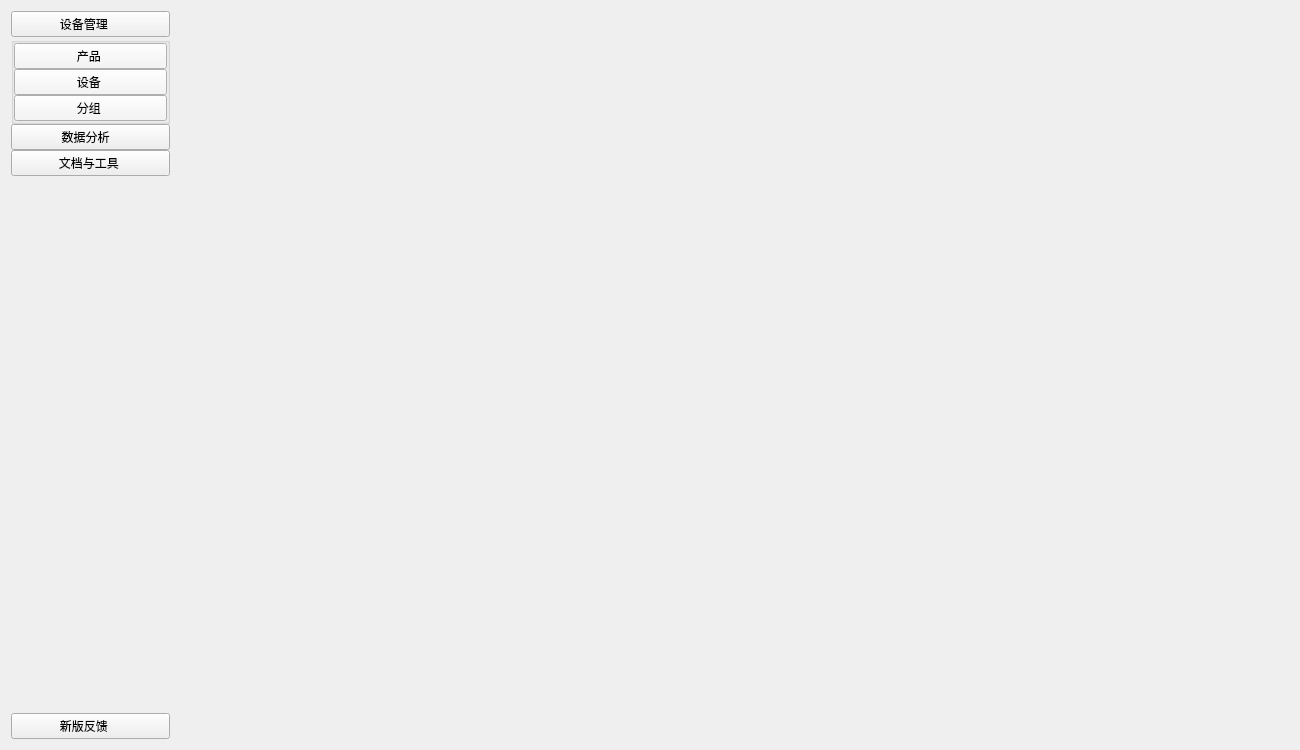
<?xml version="1.0" encoding="UTF-8"?>
<ui version="4.0">
 <class>HomeWidget</class>
 <widget class="QWidget" name="HomeWidget">
  <property name="geometry">
   <rect>
    <x>0</x>
    <y>0</y>
    <width>1300</width>
    <height>750</height>
   </rect>
  </property>
  <property name="windowTitle">
   <string>物联网管理系统</string>
  </property>
  <layout class="QHBoxLayout" name="horizontalLayout" stretch="1,7">
   <item>
    <layout class="QVBoxLayout" name="verticalLayout">
     <property name="spacing">
      <number>0</number>
     </property>
     <property name="sizeConstraint">
      <enum>QLayout::SetMaximumSize</enum>
     </property>
     <item>
      <widget class="QPushButton" name="headBt">
       <property name="palette">
        <palette>
         <active/>
         <inactive/>
         <disabled/>
        </palette>
       </property>
       <property name="styleSheet">
        <string notr="true">font: bold 16pt &quot;宋体&quot;; </string>
       </property>
       <property name="text">
        <string>设备管理    </string>
       </property>
      </widget>
     </item>
     <item>
      <widget class="QGroupBox" name="groupBox">
       <property name="autoFillBackground">
        <bool>false</bool>
       </property>
       <property name="title">
        <string/>
       </property>
       <layout class="QVBoxLayout" name="verticalLayout_3">
        <property name="spacing">
         <number>0</number>
        </property>
        <property name="sizeConstraint">
         <enum>QLayout::SetDefaultConstraint</enum>
        </property>
        <property name="leftMargin">
         <number>0</number>
        </property>
        <property name="topMargin">
         <number>0</number>
        </property>
        <property name="rightMargin">
         <number>0</number>
        </property>
        <property name="bottomMargin">
         <number>0</number>
        </property>
        <item>
         <widget class="QPushButton" name="productBt">
          <property name="styleSheet">
           <string notr="true">font: 14pt &quot;宋体&quot;;background-color: #f5f5f5;</string>
          </property>
          <property name="text">
           <string>产品 </string>
          </property>
         </widget>
        </item>
        <item>
         <widget class="QPushButton" name="deviceBt">
          <property name="styleSheet">
           <string notr="true">font: 14pt &quot;宋体&quot;;background-color: #f5f5f5;</string>
          </property>
          <property name="text">
           <string>设备 </string>
          </property>
         </widget>
        </item>
        <item>
         <widget class="QPushButton" name="groupBt">
          <property name="styleSheet">
           <string notr="true">font: 14pt &quot;宋体&quot;;background-color: #f5f5f5;</string>
          </property>
          <property name="text">
           <string>分组 </string>
          </property>
         </widget>
        </item>
       </layout>
      </widget>
     </item>
     <item>
      <widget class="QPushButton" name="dataAnalyseBt">
       <property name="styleSheet">
        <string notr="true">font: bold 16pt &quot;宋体&quot;;</string>
       </property>
       <property name="text">
        <string>数据分析   </string>
       </property>
      </widget>
     </item>
     <item>
      <widget class="QPushButton" name="docBt">
       <property name="styleSheet">
        <string notr="true">font: bold 16pt &quot;宋体&quot;;</string>
       </property>
       <property name="text">
        <string> 文档与工具  </string>
       </property>
      </widget>
     </item>
     <item>
      <spacer name="verticalSpacer">
       <property name="orientation">
        <enum>Qt::Vertical</enum>
       </property>
       <property name="sizeHint" stdset="0">
        <size>
         <width>20</width>
         <height>40</height>
        </size>
       </property>
      </spacer>
     </item>
     <item>
      <widget class="QPushButton" name="feedBackBt">
       <property name="styleSheet">
        <string notr="true">font: bold 16pt &quot;宋体&quot;;</string>
       </property>
       <property name="text">
        <string>新版反馈    </string>
       </property>
      </widget>
     </item>
    </layout>
   </item>
   <item>
    <widget class="QStackedWidget" name="stackedWidget">
     <widget class="QWidget" name="page"/>
     <widget class="QWidget" name="page_2"/>
    </widget>
   </item>
  </layout>
 </widget>
 <resources/>
 <connections/>
</ui>
